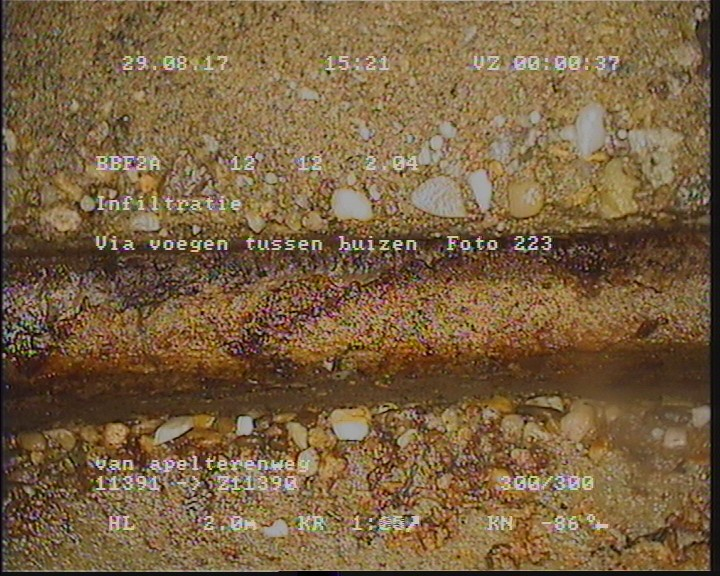
#> input picture Sharp/img0.jpg, 720 x 576 px; its folder holds 4 pictures in this run
$ python 'Blurry Classifier.py'
#> lines starting #> are read from the running program, lines starting #| are printed output that depends on the picture
import os
import cv2
import numpy as np
from sklearn.model_selection import train_test_split

def load_images_from_folder(folder, label):
#> called with folder = 'Sharp', label = 1
    images = []
    labels = []
    for filename in os.listdir(folder):
        img = cv2.imread(os.path.join(folder, filename))
#> img is the input picture: shape (576, 720, 3); mean B, G, R 65.2, 97, 121.8
        if img is not None:
            img = cv2.cvtColor(img, cv2.COLOR_BGR2GRAY)  # Convert to grayscale
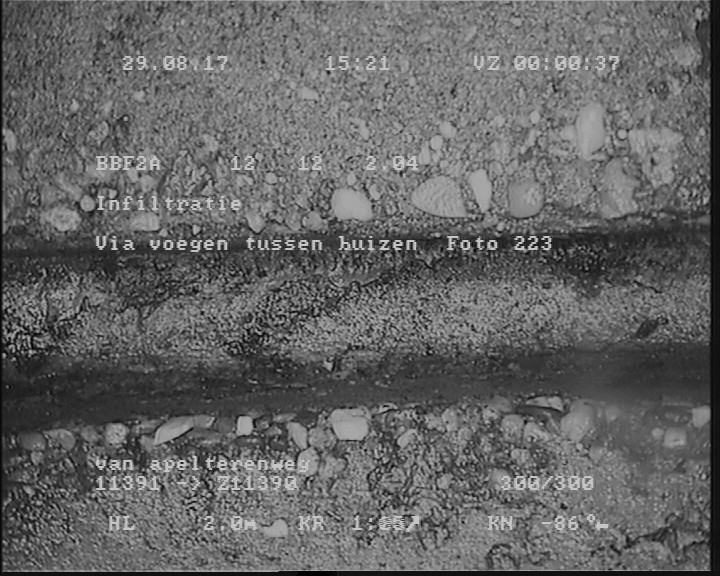
#> img: shape (576, 720); min 0, max 210, mean 100.8
            img = cv2.resize(img, (256, 256))  # Resize to 256x256
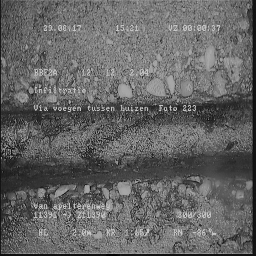
#> img: shape (256, 256); min 0, max 205, mean 100.7
            images.append(img)
            labels.append(label)
#> pass 2 of the loop in load_images_from_folder, `for filename in os.listdir(folder):`:
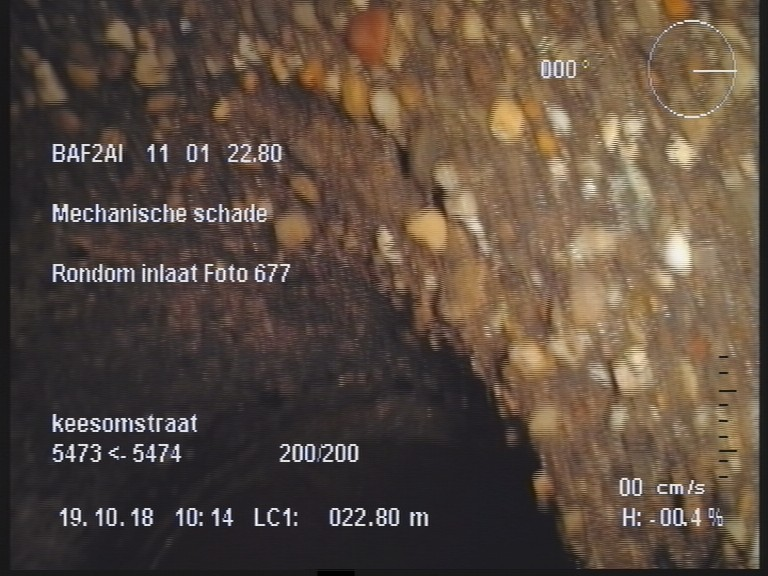
#> input picture Sharp/img10.jpg, 768 x 576 px
#> in load_images_from_folder, img is the input picture: shape (576, 768, 3); mean B, G, R 63.7, 75.3, 90.4
#> in load_images_from_folder, `img = cv2.cvtColor(img, cv2.COLOR_BGR2GRAY)`:
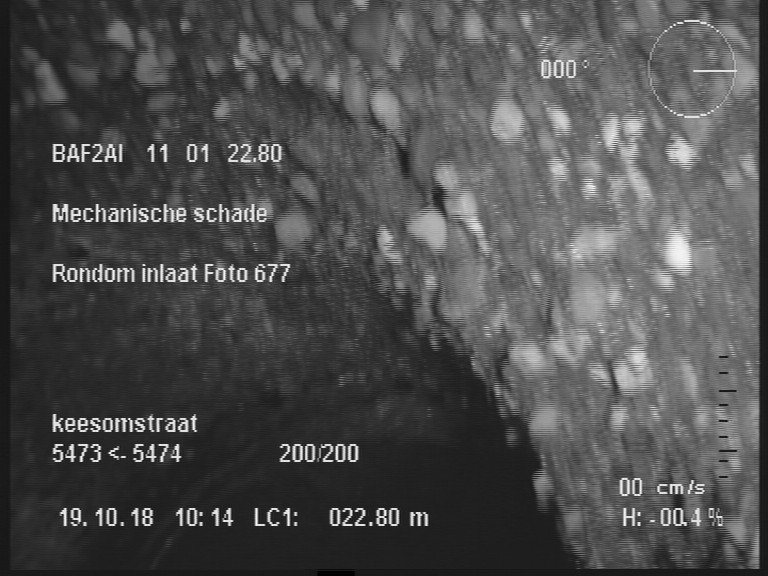
#> img: shape (576, 768); min 0, max 254, mean 78.5
#> in load_images_from_folder, `img = cv2.resize(img, (256, 256))`:
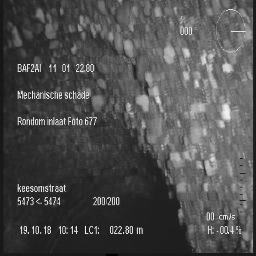
#> img: shape (256, 256); min 0, max 248, mean 78.5
#> pass 3 of the loop in load_images_from_folder, `for filename in os.listdir(folder):`:
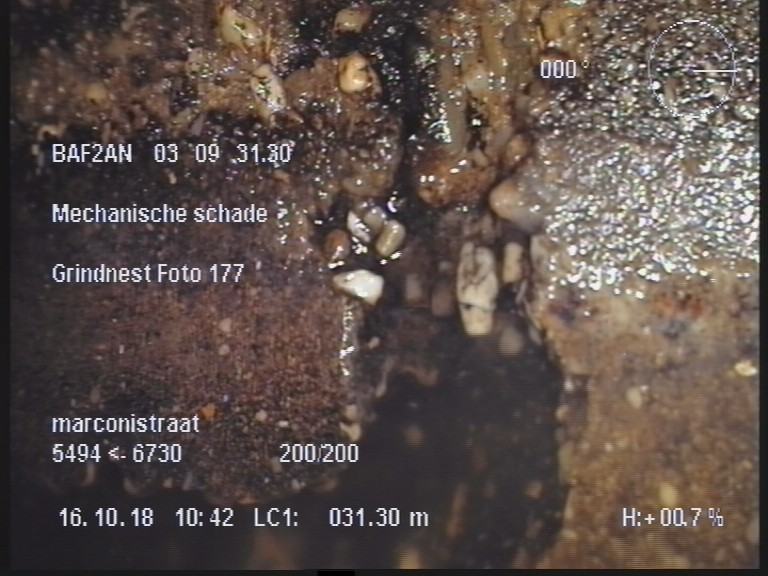
#> input picture Sharp/img103.jpg, 768 x 576 px
#> in load_images_from_folder, img is the input picture: shape (576, 768, 3); mean B, G, R 74.3, 79.7, 92.3
#> in load_images_from_folder, `img = cv2.cvtColor(img, cv2.COLOR_BGR2GRAY)`:
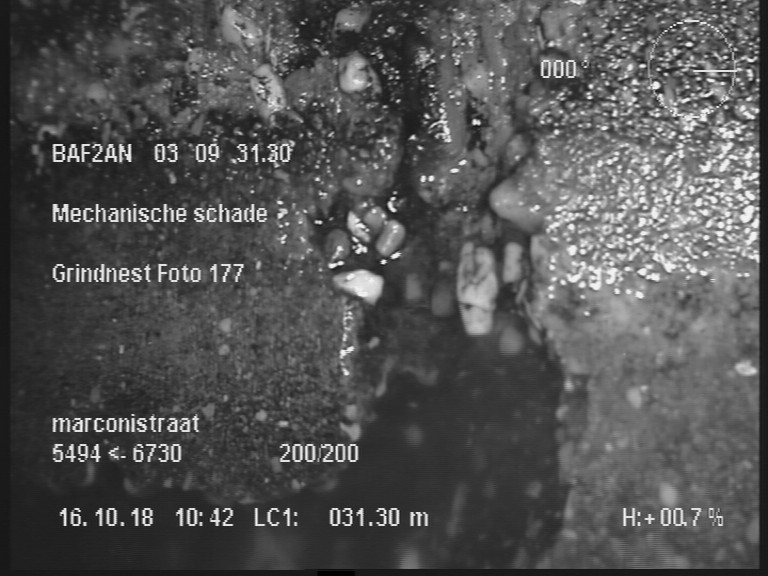
#> img: shape (576, 768); min 0, max 250, mean 82.8
#> in load_images_from_folder, `img = cv2.resize(img, (256, 256))`:
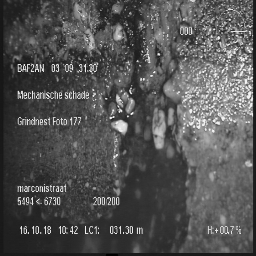
#> img: shape (256, 256); min 0, max 246, mean 82.8
#> the loop made 4 passes; the first 3 are shown
    return images, labels

# Paths to your folders
folder_sharp = 'Sharp'
folder_blurry = 'Blurry'

# Load images and labels
sharp_images, sharp_labels = load_images_from_folder(folder_sharp, 1)  # Label 1 for sharp
blurry_images, blurry_labels = load_images_from_folder(folder_blurry, 0)  # Label 0 for blurry
#> (the run stopped early here; a loop or call above may not have finished)
